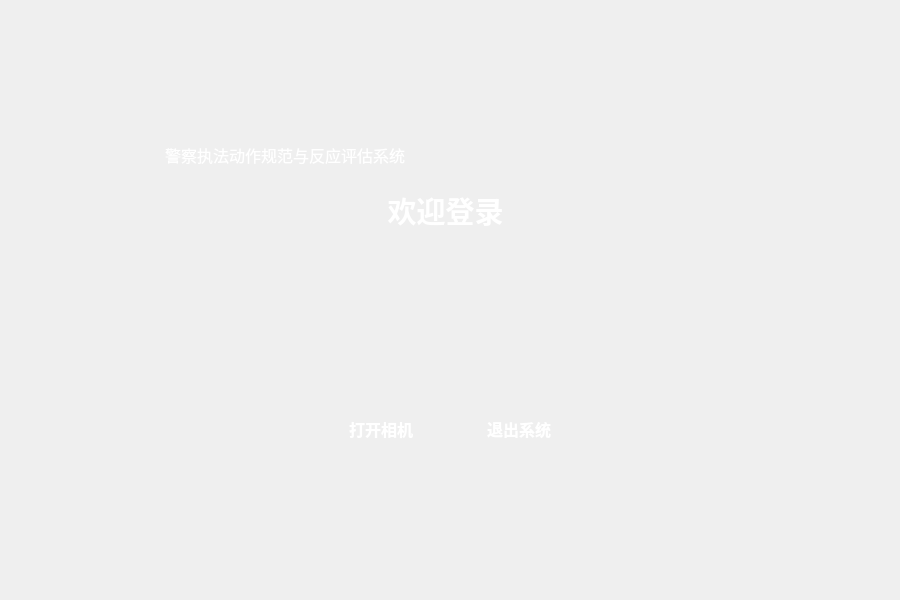
<?xml version="1.0" encoding="UTF-8"?>
<ui version="4.0">
 <class>Login</class>
 <widget class="QMainWindow" name="Login">
  <property name="geometry">
   <rect>
    <x>0</x>
    <y>0</y>
    <width>900</width>
    <height>600</height>
   </rect>
  </property>
  <property name="minimumSize">
   <size>
    <width>900</width>
    <height>600</height>
   </size>
  </property>
  <property name="maximumSize">
   <size>
    <width>900</width>
    <height>600</height>
   </size>
  </property>
  <property name="windowTitle">
   <string>MainWindow</string>
  </property>
  <widget class="QWidget" name="loginwidget">
   <widget class="QLabel" name="back1">
    <property name="geometry">
     <rect>
      <x>150</x>
      <y>120</y>
      <width>600</width>
      <height>400</height>
     </rect>
    </property>
    <property name="styleSheet">
     <string notr="true">border-image:url(:/background/figs/other_resources/mian_log.png);
border-radius:20px;
</string>
    </property>
    <property name="frameShape">
     <enum>QFrame::NoFrame</enum>
    </property>
    <property name="lineWidth">
     <number>0</number>
    </property>
    <property name="text">
     <string/>
    </property>
   </widget>
   <widget class="QLabel" name="back2">
    <property name="geometry">
     <rect>
      <x>380</x>
      <y>180</y>
      <width>131</width>
      <height>61</height>
     </rect>
    </property>
    <property name="font">
     <font>
      <family>幼圆</family>
      <pointsize>22</pointsize>
      <weight>75</weight>
      <bold>true</bold>
     </font>
    </property>
    <property name="styleSheet">
     <string notr="true">color: rgb(255, 255, 255);</string>
    </property>
    <property name="lineWidth">
     <number>0</number>
    </property>
    <property name="text">
     <string>欢迎登录</string>
    </property>
    <property name="alignment">
     <set>Qt::AlignCenter</set>
    </property>
   </widget>
   <widget class="QLabel" name="lab_camera">
    <property name="geometry">
     <rect>
      <x>390</x>
      <y>260</y>
      <width>110</width>
      <height>110</height>
     </rect>
    </property>
    <property name="minimumSize">
     <size>
      <width>110</width>
      <height>110</height>
     </size>
    </property>
    <property name="maximumSize">
     <size>
      <width>110</width>
      <height>110</height>
     </size>
    </property>
    <property name="styleSheet">
     <string notr="true"/>
    </property>
    <property name="text">
     <string/>
    </property>
    <property name="pixmap">
     <pixmap resource="../res.qrc">:/icons/figs/icon/user110.png</pixmap>
    </property>
   </widget>
   <widget class="QFrame" name="log_opt">
    <property name="geometry">
     <rect>
      <x>300</x>
      <y>400</y>
      <width>300</width>
      <height>50</height>
     </rect>
    </property>
    <property name="styleSheet">
     <string notr="true">QPushButton{
  border:none;
  color:rgb(255, 255, 255);
}

QPushButton:hover{
 padding-bottom:4px;
}
</string>
    </property>
    <property name="frameShape">
     <enum>QFrame::NoFrame</enum>
    </property>
    <property name="frameShadow">
     <enum>QFrame::Raised</enum>
    </property>
    <layout class="QHBoxLayout" name="horizontalLayout">
     <item>
      <widget class="QPushButton" name="btn_open">
       <property name="minimumSize">
        <size>
         <width>120</width>
         <height>40</height>
        </size>
       </property>
       <property name="maximumSize">
        <size>
         <width>120</width>
         <height>40</height>
        </size>
       </property>
       <property name="font">
        <font>
         <family>幼圆</family>
         <pointsize>12</pointsize>
         <weight>75</weight>
         <bold>true</bold>
        </font>
       </property>
       <property name="text">
        <string>打开相机</string>
       </property>
       <property name="icon">
        <iconset resource="../res.qrc">
         <normaloff>:/icons/figs/icon/相机.png</normaloff>:/icons/figs/icon/相机.png</iconset>
       </property>
       <property name="iconSize">
        <size>
         <width>20</width>
         <height>20</height>
        </size>
       </property>
      </widget>
     </item>
     <item>
      <widget class="QPushButton" name="btn_close">
       <property name="enabled">
        <bool>true</bool>
       </property>
       <property name="minimumSize">
        <size>
         <width>120</width>
         <height>40</height>
        </size>
       </property>
       <property name="maximumSize">
        <size>
         <width>120</width>
         <height>40</height>
        </size>
       </property>
       <property name="font">
        <font>
         <family>幼圆</family>
         <pointsize>12</pointsize>
         <weight>75</weight>
         <bold>true</bold>
        </font>
       </property>
       <property name="text">
        <string>退出系统</string>
       </property>
       <property name="icon">
        <iconset resource="../res.qrc">
         <normaloff>:/icons/figs/icon/退出.png</normaloff>:/icons/figs/icon/退出.png</iconset>
       </property>
       <property name="iconSize">
        <size>
         <width>20</width>
         <height>20</height>
        </size>
       </property>
      </widget>
     </item>
    </layout>
   </widget>
   <widget class="QPushButton" name="logo">
    <property name="geometry">
     <rect>
      <x>160</x>
      <y>130</y>
      <width>250</width>
      <height>50</height>
     </rect>
    </property>
    <property name="minimumSize">
     <size>
      <width>250</width>
      <height>50</height>
     </size>
    </property>
    <property name="maximumSize">
     <size>
      <width>200</width>
      <height>50</height>
     </size>
    </property>
    <property name="font">
     <font>
      <family>微软雅黑</family>
      <pointsize>12</pointsize>
     </font>
    </property>
    <property name="styleSheet">
     <string notr="true">border:none;
color: rgb(255, 255, 255);</string>
    </property>
    <property name="text">
     <string>警察执法动作规范与反应评估系统</string>
    </property>
    <property name="iconSize">
     <size>
      <width>30</width>
      <height>30</height>
     </size>
    </property>
   </widget>
  </widget>
 </widget>
 <resources>
  <include location="../res.qrc"/>
  <include location="../res.qrc"/>
 </resources>
 <connections/>
</ui>
